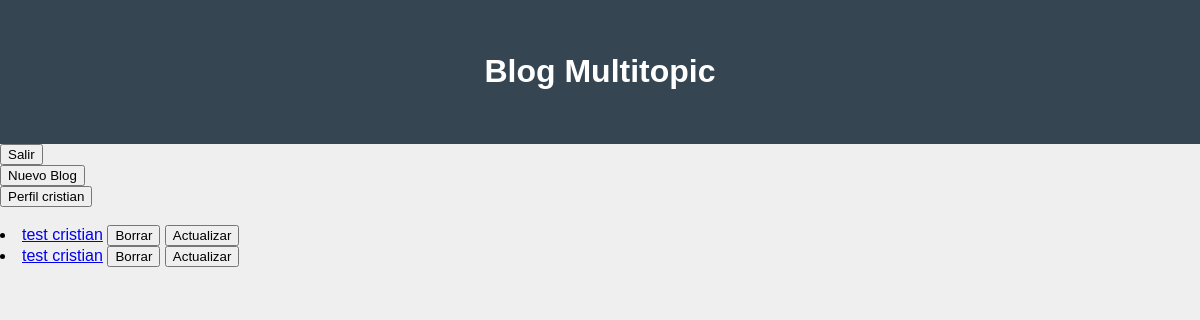
The app's page /blog/blog_list/ (signed in), older data.
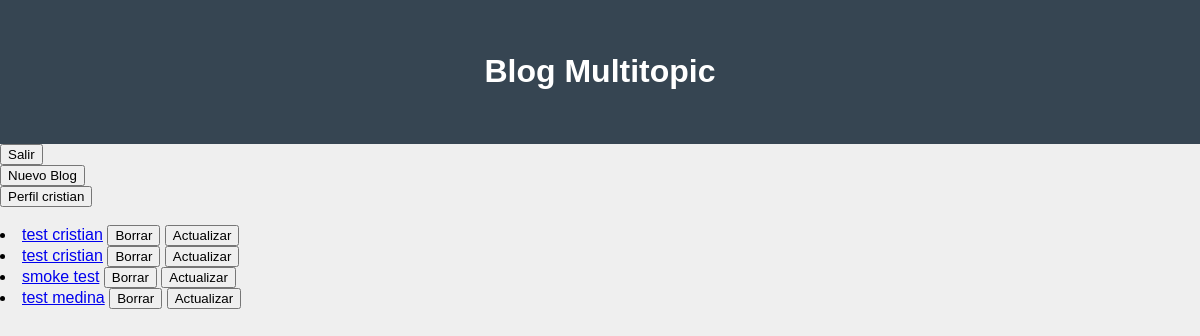
The same page, newer data.
### ProyectoApp/models.py (models this page shows, shortened)
class BlogModel(models.Model):
    titulo = models.CharField(max_length=100)
    sub_titulo = models.CharField(max_length=100)
    cuerpo = models.TextField()
    autor = models.ForeignKey(User, on_delete=models.CASCADE)
    fecha_creacion = models.DateField(auto_now_add=True)

### ProyectoApp/views.py (the view)
# urls.py: path("blog_list/", views.BlogList.as_view(), name="blogList"),
class BlogList(ListView):
    model = BlogModel
    template_name = "blog_list.html"

### ProyectoApp/templates/blog_list.html (shortened to what this page needs)
<!DOCTYPE html>
<html >
<head>
     </head>
<body>
  <header>
    <h1>Blog Multitopic</h1>
</header>
{% if user.is_authenticated %}
  <a href="{% url 'blogLogout' %}"><button type="submit">Salir</button></a><br>
  <a href="{% url 'blogCreate' %}"><button type="submit">Nuevo Blog</button></a> <br>
  <a href="{% url 'blog_profile' user.id %}"><button type="submit">Perfil {{user.username}}</button></a> <br><br>
{% else %}
<h2>
  <a href="{% url 'blogLogin' %}"><button type="submit">Entrar</button></a>
  <a href="{% url 'signup' %}"><button type="submit">Crear Cuenta</button></a>
</h2>
{% endif %}
{% if object_list %}
    {% for ProyectoApp in object_list %}
    <li>
        <a href="{% url 'blogDetail' ProyectoApp.id %}">{{ProyectoApp.titulo}}</a>
        {% if user.is_authenticated %}
          <a href="{% url 'blogDelete' ProyectoApp.id %}"><button type="submit">Borrar</button></a>
          <a href="{% url 'blogUpdate' ProyectoApp.id %}"><button type="submit">Actualizar</button></a>
        {% endif %}
    </li>
    {% endfor %}
{% else %}
  <h1> No hay blogs</h1>
{% endif %}
</body>
</html>

### ProyectoApp/templates/blog_list.html (style rules this page uses)
html { font-family:'Montserrat', sans-serif; }
body { margin: 0; background-color: #efefef; }
header { background-color: #364552; color: white; padding: 2rem 3rem; }
header { font-size: 2 rem ; text-align: center; }

Row changes from the older to the newer data that the page shows:
added BlogModel: titulo "smoke test"
added BlogModel: titulo "test medina"
